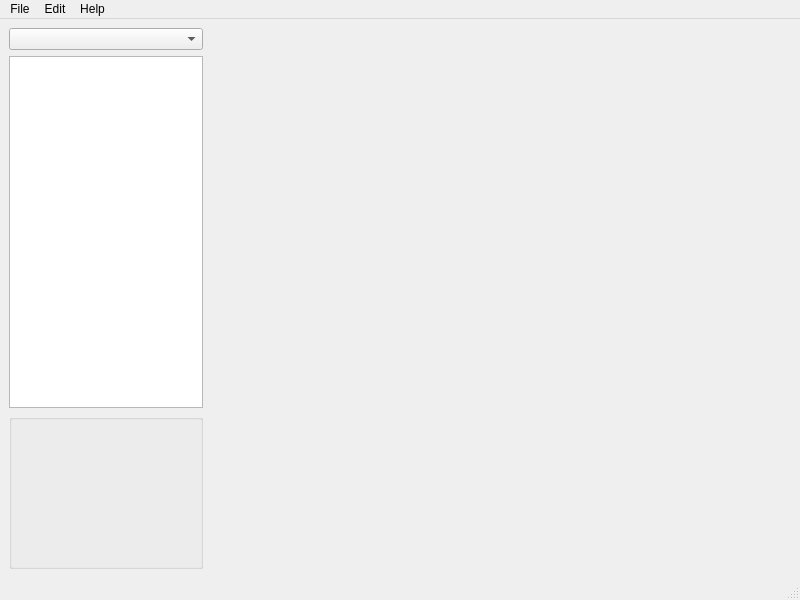
<?xml version="1.0" encoding="UTF-8"?>
<ui version="4.0">
 <class>MainWindow</class>
 <widget class="QMainWindow" name="MainWindow">
  <property name="geometry">
   <rect>
    <x>0</x>
    <y>0</y>
    <width>800</width>
    <height>600</height>
   </rect>
  </property>
  <property name="windowTitle">
   <string>Map Builder</string>
  </property>
  <widget class="QWidget" name="centralwidget">
   <layout class="QHBoxLayout" name="horizontalLayout" stretch="1,3">
    <item>
     <layout class="QVBoxLayout" name="verticalLayout">
      <item>
       <widget class="QComboBox" name="kitSelect"/>
      </item>
      <item>
       <widget class="QListWidget" name="componentList"/>
      </item>
      <item>
       <widget class="QGroupBox" name="groupBox">
        <property name="title">
         <string/>
        </property>
        <layout class="QGridLayout" name="gridLayout">
         <item row="0" column="0">
          <widget class="QLabel" name="componentImage">
           <property name="minimumSize">
            <size>
             <width>128</width>
             <height>128</height>
            </size>
           </property>
           <property name="maximumSize">
            <size>
             <width>128</width>
             <height>128</height>
            </size>
           </property>
           <property name="text">
            <string/>
           </property>
           <property name="scaledContents">
            <bool>true</bool>
           </property>
          </widget>
         </item>
        </layout>
       </widget>
      </item>
     </layout>
    </item>
    <item>
     <widget class="IndoorMapRenderer" name="map_renderer" native="true">
      <property name="mouseTracking">
       <bool>true</bool>
      </property>
      <property name="focusPolicy">
       <enum>Qt::StrongFocus</enum>
      </property>
      <property name="contextMenuPolicy">
       <enum>Qt::CustomContextMenu</enum>
      </property>
     </widget>
    </item>
   </layout>
  </widget>
  <widget class="QMenuBar" name="menubar">
   <property name="geometry">
    <rect>
     <x>0</x>
     <y>0</y>
     <width>800</width>
     <height>22</height>
    </rect>
   </property>
   <widget class="QMenu" name="menuNew">
    <property name="title">
     <string>File</string>
    </property>
    <addaction name="actionNew"/>
    <addaction name="actionOpen"/>
    <addaction name="actionSave"/>
    <addaction name="actionSaveAs"/>
    <addaction name="separator"/>
    <addaction name="actionBuild"/>
    <addaction name="actionSettings"/>
    <addaction name="separator"/>
    <addaction name="actionDownloadKits"/>
    <addaction name="separator"/>
    <addaction name="actionExit"/>
    <addaction name="separator"/>
   </widget>
   <widget class="QMenu" name="menuEdit">
    <property name="title">
     <string>Edit</string>
    </property>
    <addaction name="actionDeleteSelected"/>
   </widget>
   <widget class="QMenu" name="menuHelp">
    <property name="title">
     <string>Help</string>
    </property>
    <addaction name="actionInstructions"/>
   </widget>
   <addaction name="menuNew"/>
   <addaction name="menuEdit"/>
   <addaction name="menuHelp"/>
  </widget>
  <widget class="QStatusBar" name="statusbar"/>
  <action name="actionOpen">
   <property name="text">
    <string>Open</string>
   </property>
  </action>
  <action name="actionSave">
   <property name="text">
    <string>Save</string>
   </property>
  </action>
  <action name="actionSaveAs">
   <property name="text">
    <string>Save As</string>
   </property>
  </action>
  <action name="actionNew">
   <property name="text">
    <string>New</string>
   </property>
  </action>
  <action name="actionExit">
   <property name="text">
    <string>Exit</string>
   </property>
  </action>
  <action name="actionBuild">
   <property name="text">
    <string>Build</string>
   </property>
  </action>
  <action name="actionSettings">
   <property name="text">
    <string>Settings</string>
   </property>
  </action>
  <action name="actionDeleteSelected">
   <property name="text">
    <string>Delete Selected</string>
   </property>
  </action>
  <action name="actionDownloadKits">
   <property name="text">
    <string>Download Kits</string>
   </property>
  </action>
  <action name="actionInstructions">
   <property name="text">
    <string>Instructions</string>
   </property>
  </action>
 </widget>
 <customwidgets>
  <customwidget>
   <class>IndoorMapRenderer</class>
   <extends>QWidget</extends>
   <header location="global">toolset.gui.windows.indoor_builder</header>
   <container>1</container>
  </customwidget>
 </customwidgets>
 <resources/>
 <connections/>
</ui>
